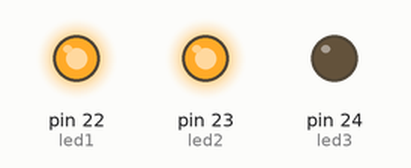
Simulated run of this sketch. Board: Arduino Mega 2560, built with avr-gcc and run on an emulated ATmega2560. Parts: output pins drawn as LEDs (lit = HIGH).

Above: at 1.5 s.
At 4.0 s:
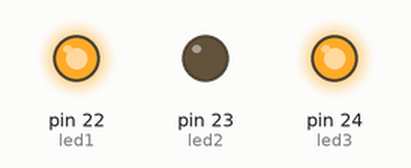
At 6.0 s:
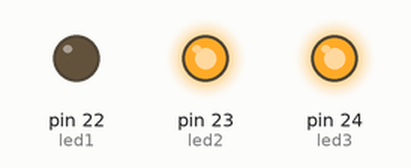
Timing chart, 0 to 9.1 s (numbered marks = the images above):
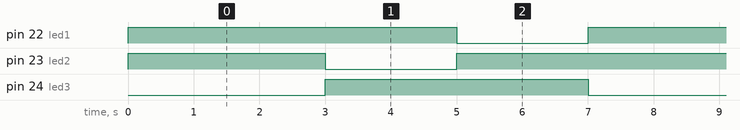

Measured:
- by itself, pin 22 (led1), pin 23 (led2): alternates HIGH for 5.0 s and LOW for 2.0 s
- by itself, pin 24 (led3): alternates HIGH for 4.0 s and LOW for 3.0 s
- by itself, everything shown: repeats every 7.0 s, in 4 steps

The sketch:

TrafficLightSystem.ino
```cpp
//1-red,2-yellow,3-green
int led1 = 22;
int led2 = 23;
int led3 = 24;

void setup(){
  pinMode(led1,OUTPUT);
  pinMode(led2,OUTPUT);
  pinMode(led3,OUTPUT);
  //All Off initiallys
  digitalWrite(led1,HIGH);
  digitalWrite(led2,HIGH);
  digitalWrite(led3,HIGH);
}

void loop(){
  //Sequence -->GYB with breaks
  digitalWrite(led3,LOW);
  delay(3000);
  digitalWrite(led3,HIGH);
  digitalWrite(led2,LOW);
  delay(2000);
  digitalWrite(led2,HIGH);
  digitalWrite(led1,LOW);
  delay(2000);
  digitalWrite(led1,HIGH);
}
```
